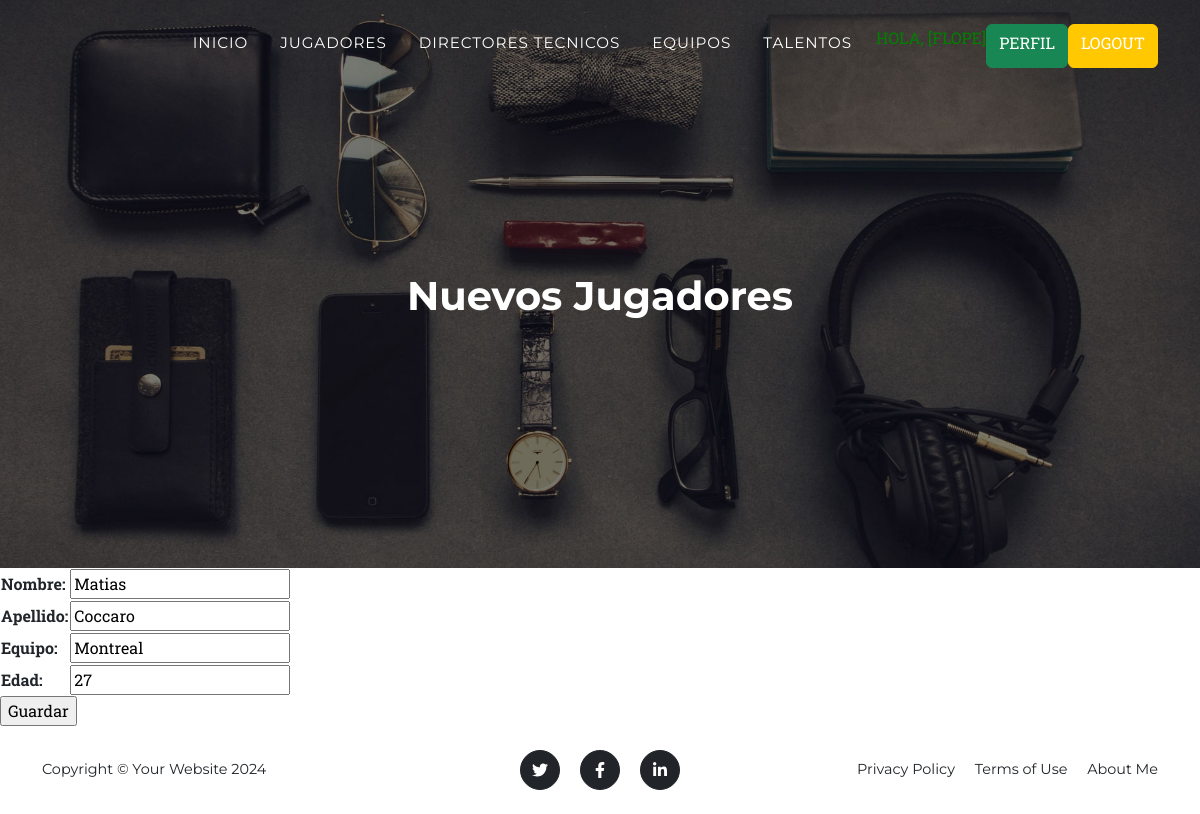
The app's page /jugadores_update/1/ (signed in) with its own data.
### aplication/models.py (models this page shows, shortened)
class Jugador(models.Model):
    nombre = models.CharField(max_length=60)
    apellido = models.CharField(max_length=60)
    equipo = models.CharField(max_length=60)
    edad = models.CharField(max_length=2)
    class Meta:
        verbose_name = "Jugador"
        verbose_name_plural = "Jugadores"
        ordering = ["id"]

### aplication/views.py (the view)
# urls.py: path('jugadores_update/<int:pk>/', JugadorUpdate.as_view(), name="jugadores_update"),
class JugadorUpdate(UpdateView,LoginRequiredMixin):
    model = Jugador
    fields = ["nombre", "apellido", "equipo", "edad"]
    success_url = reverse_lazy("jugadores")

### aplication/templates/aplication/jugador_form.html (shortened to what this page needs)
{% extends "aplication/index.html" %}
{% block titulo %}
<h1 class="mb-5">Nuevos Jugadores</h1>
{% endblock titulo %}
{% block contenido %}
<form action="" method="post">
    <table>
        {{ form.as_table }}
    </table>
    <input type="submit" value="Guardar">
</form>
{% endblock contenido %}

### aplication/templates/aplication/index.html (shortened to what this page needs)
<!DOCTYPE html>
<html lang="en">
    <head>
        {% load static %}
        <link href="{% static 'css/styles.css' %}" rel="stylesheet" />
        <link rel="stylesheet" href="https://cdnjs.cloudflare.com/ajax/libs/font-awesome/6.4.0/css/all.min.css">
    </head>
    <body id="page-top">
        <nav class="navbar navbar-expand-lg navbar-dark fixed-top" id="mainNav">
            <div class="container">
                <div class="collapse navbar-collapse" id="navbarResponsive">
                    <ul class="navbar-nav text-uppercase ms-auto py-4 py-lg-0">
                        <li class="nav-item"><a class="nav-link" href="{% url 'home' %}">Inicio</a></li>
                        {% if user.is_authenticated %}
                        <li class="nav-item"><a class="nav-link" href="{% url 'jugadores' %}">Jugadores</a></li>
                        <li class="nav-item"><a class="nav-link" href="{% url 'directores_tecnicos' %}">Directores Tecnicos</a></li>
                        <li class="nav-item"><a class="nav-link" href="{% url 'equipos' %}">Equipos</a></li>
                        <li class="nav-item"><a class="nav-link" href="{% url 'talentos' %}">Talentos</a></li>
                        <p style="color:green"> Hola, [{{user.username}}]</p>
                        <a class="btn btn-success" href="{% url 'perfil' %}">Perfil</a>
                        <a class="btn btn-primary" href="{% url 'logout' %}">Logout</a>
                        {% else %}
                        <a class="btn btn-primary" href="{% url 'login' %}">Login</a>
                        <a class="btn btn-success" href="{% url 'registrar' %}">Registrarse</a>
                    {% endif %}
                    </ul>
                </div>
            </div>
        </nav>
        <header class="masthead">
            <div class="container">
                {% block titulo %}{% endblock titulo %}
            </div>
        </header>
        {% block contenido %}{% endblock contenido %}
        <footer class="footer py-4">
            <div class="container">
                <div class="row align-items-center">
                    <div class="col-lg-4 text-lg-start">Copyright &copy; Your Website 2024</div>
                    <div class="col-lg-4 my-3 my-lg-0">
                        <a class="btn btn-dark btn-social mx-2" href="#!" aria-label="Twitter"><i class="fab fa-twitter"></i></a>
                        <a class="btn btn-dark btn-social mx-2" href="#!" aria-label="Facebook"><i class="fab fa-facebook-f"></i></a>
                        <a class="btn btn-dark btn-social mx-2" href="#!" aria-label="LinkedIn"><i class="fab fa-linkedin-in"></i></a>
                    </div>
                    <div class="col-lg-4 text-lg-end">
                        <a class="link-dark text-decoration-none me-3" href="#!">Privacy Policy</a>
                        <a class="link-dark text-decoration-none me-3" href="#!">Terms of Use</a>
                        <a class="link-dark text-decoration-none" href="{% url 'acerca_de_mi' %}">About Me</a>
                    </div>
                </div>
            </div>
        </footer>

### records on screen
Jugador: nombre "Matias", apellido "Coccaro", equipo "Montreal", edad "27"

### other values on screen
{{ user.username }} "FLOPE"
